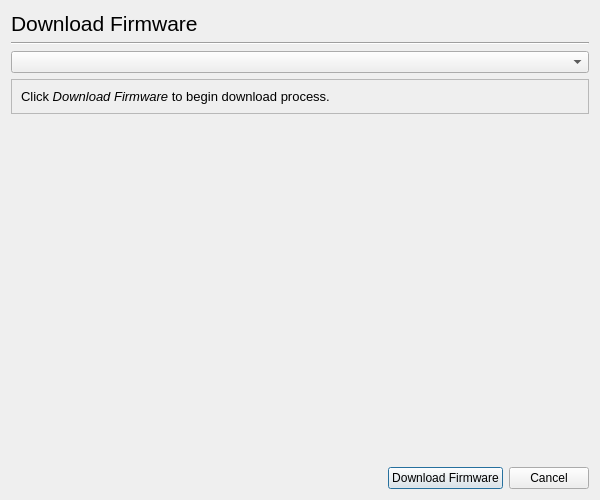
<ui version="4.0" >
 <class>Dialog</class>
 <widget class="QDialog" name="Dialog" >
  <property name="windowModality" >
   <enum>Qt::ApplicationModal</enum>
  </property>
  <property name="geometry" >
   <rect>
    <x>0</x>
    <y>0</y>
    <width>600</width>
    <height>500</height>
   </rect>
  </property>
  <property name="windowTitle" >
   <string>HP Device Manager - Download Firmware</string>
  </property>
  <layout class="QGridLayout" >
   <item row="0" column="0" >
    <widget class="QLabel" name="label" >
     <property name="font" >
      <font>
       <pointsize>16</pointsize>
      </font>
     </property>
     <property name="text" >
      <string>Download Firmware</string>
     </property>
    </widget>
   </item>
   <item row="1" column="0" colspan="3" >
    <widget class="Line" name="line" >
     <property name="orientation" >
      <enum>Qt::Horizontal</enum>
     </property>
    </widget>
   </item>
   <item row="2" column="0" colspan="3" >
    <widget class="DeviceUriComboBox" name="DeviceComboBox" />
   </item>
   <item row="3" column="0" colspan="3" >
    <widget class="QFrame" name="frame" >
     <property name="frameShape" >
      <enum>QFrame::StyledPanel</enum>
     </property>
     <property name="frameShadow" >
      <enum>QFrame::Raised</enum>
     </property>
     <layout class="QGridLayout" >
      <item row="0" column="0" >
       <widget class="QLabel" name="label_2" >
        <property name="text" >
         <string>&lt;html>&lt;head>&lt;meta name="qrichtext" content="1" />&lt;style type="text/css">
p, li { white-space: pre-wrap; }
&lt;/style>&lt;/head>&lt;body style=" font-family:'DejaVu Sans'; font-size:10pt; font-weight:400; font-style:normal;">
&lt;p style=" margin-top:0px; margin-bottom:0px; margin-left:0px; margin-right:0px; -qt-block-indent:0; text-indent:0px;">Click&lt;span style=" font-style:italic;"> Download Firmware&lt;/span> to begin download process.&lt;/p>&lt;/body>&lt;/html></string>
        </property>
       </widget>
      </item>
     </layout>
    </widget>
   </item>
   <item row="4" column="1" >
    <spacer>
     <property name="orientation" >
      <enum>Qt::Vertical</enum>
     </property>
     <property name="sizeHint" >
      <size>
       <width>20</width>
       <height>171</height>
      </size>
     </property>
    </spacer>
   </item>
   <item row="5" column="0" >
    <spacer>
     <property name="orientation" >
      <enum>Qt::Horizontal</enum>
     </property>
     <property name="sizeHint" >
      <size>
       <width>301</width>
       <height>20</height>
      </size>
     </property>
    </spacer>
   </item>
   <item row="5" column="1" >
    <widget class="QPushButton" name="DownloadFirmwareButton" >
     <property name="text" >
      <string>Download Firmware</string>
     </property>
    </widget>
   </item>
   <item row="5" column="2" >
    <widget class="QPushButton" name="CancelButton" >
     <property name="text" >
      <string>Cancel</string>
     </property>
    </widget>
   </item>
  </layout>
 </widget>
 <customwidgets>
  <customwidget>
   <class>DeviceUriComboBox</class>
   <extends>QComboBox</extends>
   <header>deviceuricombobox.h</header>
  </customwidget>
 </customwidgets>
 <resources/>
 <connections/>
</ui>
